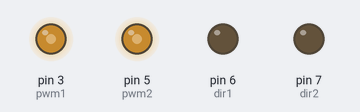
Recording of a sketch running on a simulated Arduino Uno, built with avr-gcc and run on an emulated ATmega328P. On the bench: output pins drawn as LEDs (lit = HIGH).

Above: at 0.1 s.
Timing chart, 0 to 1.6 s (numbered marks = the images above):
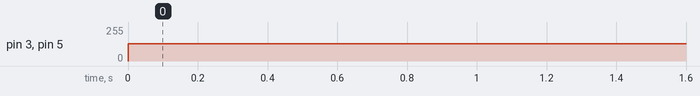

The sketch:

servo_testing.ino
```cpp
int dir2=7;
int dir1=6;
int pwm2=5;
int pwm1=3;

void setup() {

pinMode(dir2,OUTPUT);
pinMode(dir1,OUTPUT);
pinMode(pwm2,OUTPUT);
pinMode(pwm1,OUTPUT);


}
void up()
  {
  digitalWrite(dir1,0);
  digitalWrite(dir2,0);
  analogWrite(pwm1,130);
  analogWrite(pwm2,130);

  }

void loop() {
up();
}
```

Measured:
- by itself, pin 3 (pwm1), pin 5 (pwm2): 0/255 → 130/255 at 0.00 s
